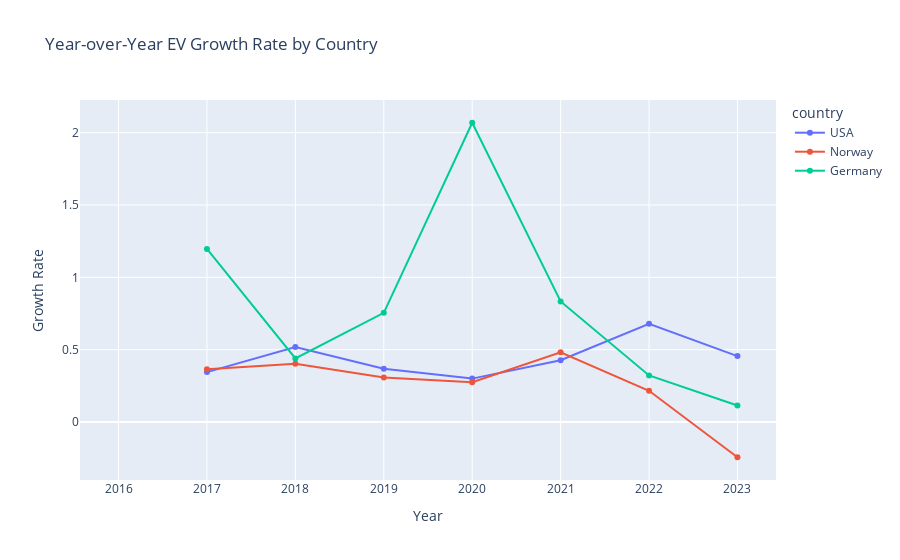

The code cell stored with this chart in its notebook:
### Markdown cell above
### EV Growth Rate Year-over-Year (Line Plot)

### Code cell
df['EV_growth'] = df.groupby('country')['EV'].pct_change()

fig = px.line(df, x='Year', y='EV_growth', color='country',
              markers=True,
              title='Year-over-Year EV Growth Rate by Country',
              labels={'EV_growth': 'Growth Rate'})
fig.show()

### Figure 1 — Plotly figure (JSON) as saved in the notebook; plotly's stock layout.template omitted (floating-point values rounded to 4 significant figures)
{"data": [{"hovertemplate": "country=USA<br>Year=%{x}<br>Growth Rate=%{y}<extra></extra>", "legendgroup": "USA", "line": {"color": "#636efa", "dash": "solid"}, "marker": {"symbol": "circle"}, "mode": "markers+lines", "name": "USA", "orientation": "v", "showlegend": true, "type": "scatter", "x": [2016, 2017, 2018, 2019, 2020, 2021, 2022, 2023], "xaxis": "x", "y": [null, 0.3453, 0.5184, 0.3685, 0.3003, 0.4274, 0.6792, 0.456], "yaxis": "y"}, {"hovertemplate": "country=Norway<br>Year=%{x}<br>Growth Rate=%{y}<extra></extra>", "legendgroup": "Norway", "line": {"color": "#EF553B", "dash": "solid"}, "marker": {"symbol": "circle"}, "mode": "markers+lines", "name": "Norway", "orientation": "v", "showlegend": true, "type": "scatter", "x": [2016, 2017, 2018, 2019, 2020, 2021, 2022, 2023], "xaxis": "x", "y": [null, 0.3654, 0.4025, 0.308, 0.275, 0.4818, 0.216, -0.2431], "yaxis": "y"}, {"hovertemplate": "country=Germany<br>Year=%{x}<br>Growth Rate=%{y}<extra></extra>", "legendgroup": "Germany", "line": {"color": "#00cc96", "dash": "solid"}, "marker": {"symbol": "circle"}, "mode": "markers+lines", "name": "Germany", "orientation": "v", "showlegend": true, "type": "scatter", "x": [2016, 2017, 2018, 2019, 2020, 2021, 2022, 2023], "xaxis": "x", "y": [null, 1.196, 0.4393, 0.7548, 2.068, 0.8333, 0.3219, 0.114], "yaxis": "y"}], "layout": {"legend": {"title": {"text": "country"}, "tracegroupgap": 0}, "title": {"text": "Year-over-Year EV Growth Rate by Country"}, "xaxis": {"anchor": "y", "domain": [0, 1], "title": {"text": "Year"}}, "yaxis": {"anchor": "x", "domain": [0, 1], "title": {"text": "Growth Rate"}}}}
